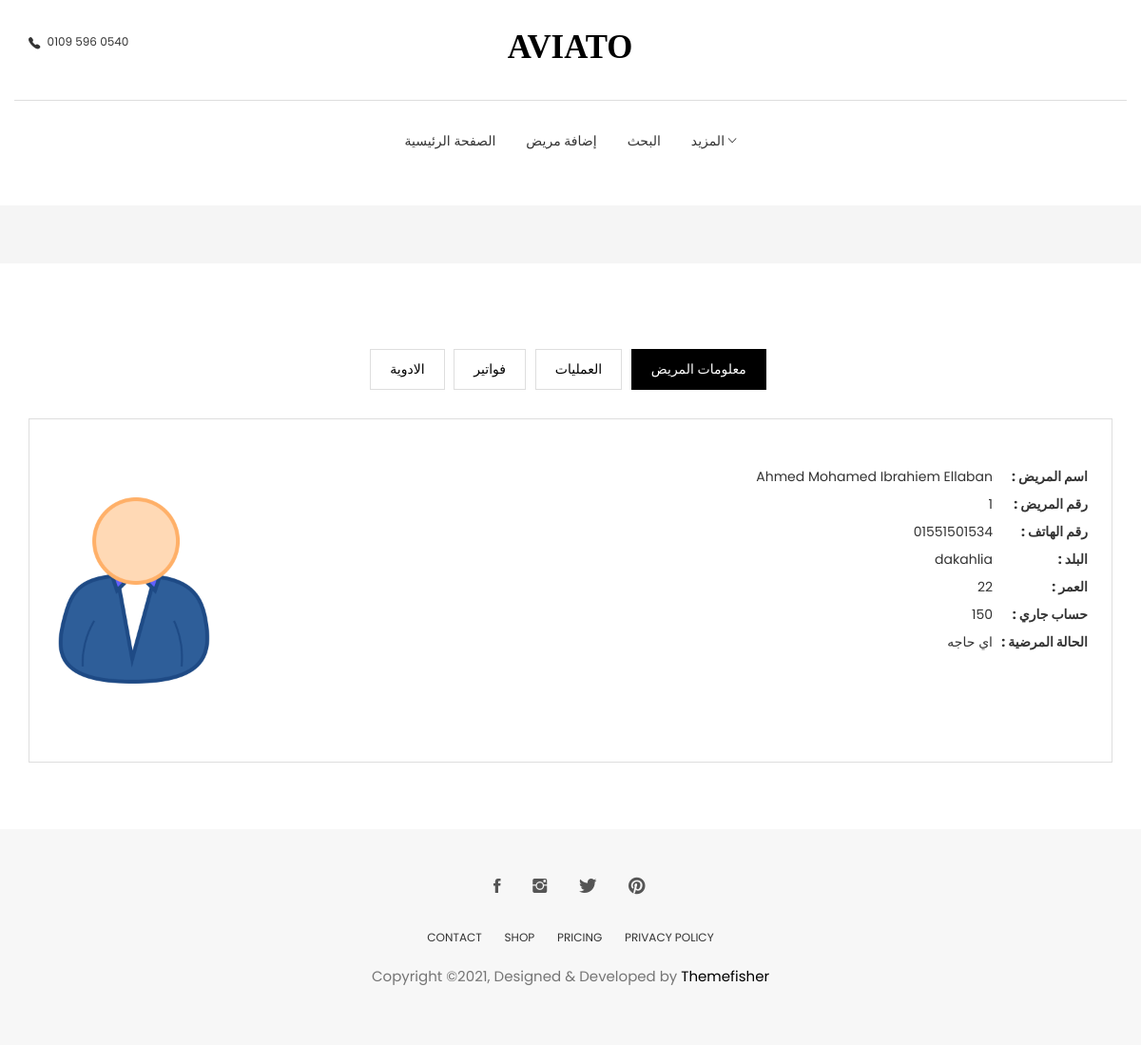
The page /patient/patient_details/1-Ahmed Mohamed Ibrahiem Ellaban (signed in) on the database its author committed.
### patient/models.py (models this page shows, shortened)
class Patient(models.Model):
    id = models.AutoField(primary_key=True, null=False, blank=False)
    user = models.ForeignKey(User, on_delete=models.DO_NOTHING)
    full_name = models.CharField(max_length=40, null=False, blank=False)
    phone = models.CharField(max_length=11, null=True, blank=False)
    age = models.IntegerField(null=True, blank=True, default=0)
    city = models.CharField(max_length=15, null=False, blank=False)
    description = models.TextField(max_length=1000)

### patient/views.py (the view)
# urls.py: path('patient_details/<int:id>-<str:full_name>', get_patient, name='patient_details'),
@login_required
def get_patient(request, *args, **kwargs):
    queryset = get_object_or_404(Patient, id=kwargs['id'], full_name=kwargs['full_name'])
    all_operation = Operation.objects.filter(patient=queryset)
    total_remaining_amount = 0
    for i in all_operation:
        total_remaining_amount += i.remaining_amount
    context = {
        "page_title": "معلومات المريض"+f" ( {queryset.id} )",
        "patient": queryset,
        "total_remaining_amount": total_remaining_amount,
    }
    return render(request, 'profile-details.html', context)

### patient/templates/profile-details.html
{% extends 'base_profile.html' %}
{% load static %}
{% load bootstrap4 %}
{% block profile %}
<section class="user-dashboard page-wrapper">
  <div class="container">
    <div class="row">
      <div class="col-md-12">
        <ul class="list-inline dashboard-menu text-center">
          <li><a href="dashboard.html">الادوية</a></li>
          <li><a href="order.html">فواتير</a></li>
          <li><a href="{% url 'patient:add_operation' id=patient.id full_name=patient.full_name %}">العمليات</a></li>
          <li><a class="active" href="">معلومات المريض</a></li>
        </ul>
        <div class="dashboard-wrapper dashboard-user-profile">
          <div class="media">
            <div class="pull-left text-center" href="#!">
              <img class="media-object user-img" src="{% static 'images/victor_1.png' %}" alt="Image">
            </div>
            <div class="media-body">
              <ul class="user-profile-list" style="text-align:right;">
                <li>{{patient.full_name}}<span>: اسم المريض </span></li>
                <li>{{patient.id}}<span>: رقم المريض </span></li>
                <li>{{patient.phone}}<span>: رقم الهاتف </span></li>
                <li>{{patient.city}}<span>: البلد  </span></li>
                <li>{{patient.age}}<span>: العمر  </span></li>
                <li>{{total_remaining_amount}}<span>: حساب جاري  </span></li>
                <li>{{patient.description}}<span>: الحالة المرضية  </span></li>
              </ul>
            </div>
          </div>
        </div>
      </div>
    </div>
  </div>
</section>
{% endblock %}

### static/css/style.css (style rules this page uses)
body { line-height: 1.5; font-family: "Poppins", sans-serif; -webkit-font-smoothing: antialiased; }
ol, ul { margin: 0; padding: 0; list-style: none; }
a, a:focus, a:hover { text-decoration: none; outline: 0; color: #000; }
.page-wrapper { padding: 70px 0; }
.dashboard-menu .active { background: #000; color: #fff; border: 1px solid #000; }
.dashboard-menu li { padding: 0; margin: 0 3px; }
.dashboard-menu li a { padding: 10px 20px; border: 1px solid #dedede; display: inline-block; }
.dashboard-wrapper { border: 1px solid #dedede; margin-top: 30px; padding: 20px; }
.dashboard-wrapper .user-img { width: 120px; border-radius: 100px; }
.dashboard-user-profile .user-img { width: 180px; }
.dashboard-user-profile .user-profile-list { margin-top: 30px; padding-left: 30px; }
.dashboard-user-profile .user-profile-list li { margin-bottom: 8px; }
.dashboard-user-profile .user-profile-list span { font-weight: bold; margin-right: 5px; width: 100px; display: inline-block; }

### rows shown on the page
Patient: full_name "Ahmed Mohamed Ibrahiem Ellaban", id "1", phone "01551501534", city "dakahlia", age "22", description "اي حاجه"

### other values the page prints
{{ total_remaining_amount }} "150"
